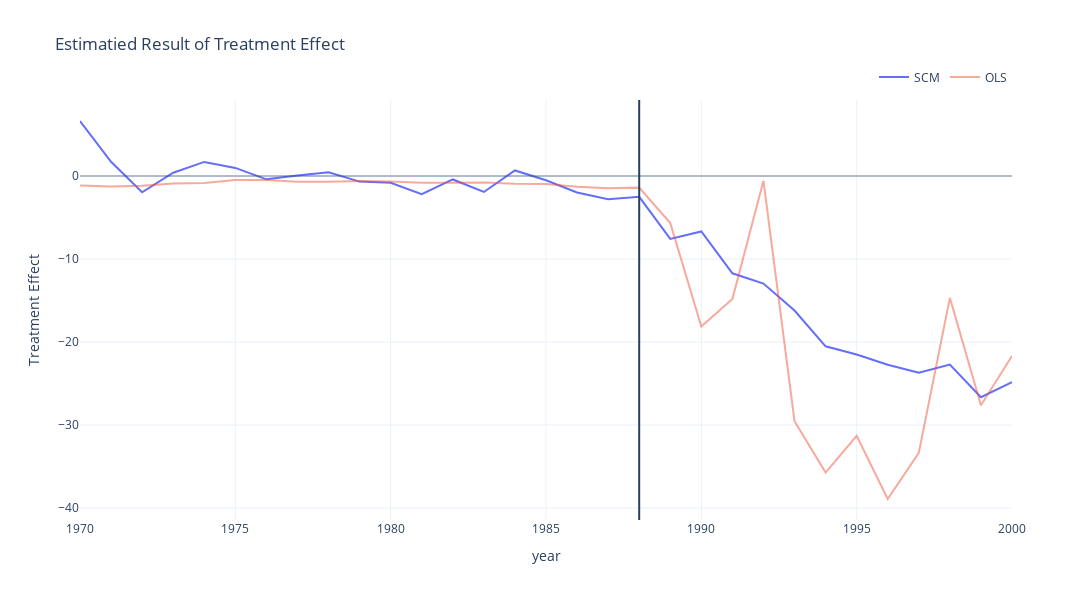

Notebook code cell kept with this figure:
### Code cell
fig = go.Figure()

fig.add_trace(
    go.Scatter(
        x=year,
        y=treatment_outcome - pred_scm,
        name='SCM'
    )
)

fig.add_trace(
    go.Scatter(
        x=year,
        y=treatment_outcome - pred_OLS,
        opacity=0.5,
        name='OLS'
    )
)

fig.add_vline(
    x=1988
)

fig.add_hline(
    y=0,
    opacity=0.3
)

fig.update_layout(
    template='plotly_white',
    xaxis_title='year',
    yaxis_title='Treatment Effect',
    legend=dict(
    orientation="h",
    yanchor="bottom",
    y=1.02,
    xanchor="right",
    x=1
    ),
    width=1200,
    height=600,
    title='Estimatied Result of Treatment Effect'
)

fig.show()

### Figure 1 — Plotly figure (JSON) as saved in the notebook; plotly's stock layout.template omitted (floating-point values rounded to 4 significant figures)
{"data": [{"name": "SCM", "type": "scatter", "x": [1970, 1971, 1972, 1973, 1974, 1975, 1976, 1977, 1978, 1979, 1980, 1981, 1982, 1983, 1984, 1985, 1986, 1987, 1988, 1989, 1990, 1991, 1992, 1993, 1994, 1995, 1996, 1997, 1998, 1999, 2000], "y": [6.623, 1.707, -1.964, 0.3894, 1.695, 0.9726, -0.4034, 0.06691, 0.442, -0.6767, -0.8248, -2.19, -0.4166, -1.922, 0.6656, -0.5141, -1.979, -2.812, -2.505, -7.58, -6.674, -11.72, -12.95, -16.2, -20.51, -21.49, -22.73, -23.7, -22.71, -26.64, -24.83]}, {"name": "OLS", "opacity": 0.5, "type": "scatter", "x": [1970, 1971, 1972, 1973, 1974, 1975, 1976, 1977, 1978, 1979, 1980, 1981, 1982, 1983, 1984, 1985, 1986, 1987, 1988, 1989, 1990, 1991, 1992, 1993, 1994, 1995, 1996, 1997, 1998, 1999, 2000], "y": [-1.15, -1.272, -1.165, -0.9115, -0.8287, -0.4681, -0.4951, -0.6838, -0.6804, -0.6072, -0.6749, -0.8066, -0.8069, -0.785, -0.938, -0.9772, -1.294, -1.47, -1.401, -5.66, -18.12, -14.82, -0.577, -29.54, -35.72, -31.3, -38.9, -33.34, -14.67, -27.6, -21.68]}], "layout": {"height": 600, "legend": {"orientation": "h", "x": 1, "xanchor": "right", "y": 1.02, "yanchor": "bottom"}, "shapes": [{"type": "line", "x0": 1988, "x1": 1988, "xref": "x", "y0": 0, "y1": 1, "yref": "y domain"}, {"opacity": 0.3, "type": "line", "x0": 0, "x1": 1, "xref": "x domain", "y0": 0, "y1": 0, "yref": "y"}], "title": {"text": "Estimatied Result of Treatment Effect"}, "width": 1200, "xaxis": {"title": {"text": "year"}}, "yaxis": {"title": {"text": "Treatment Effect"}}}}
